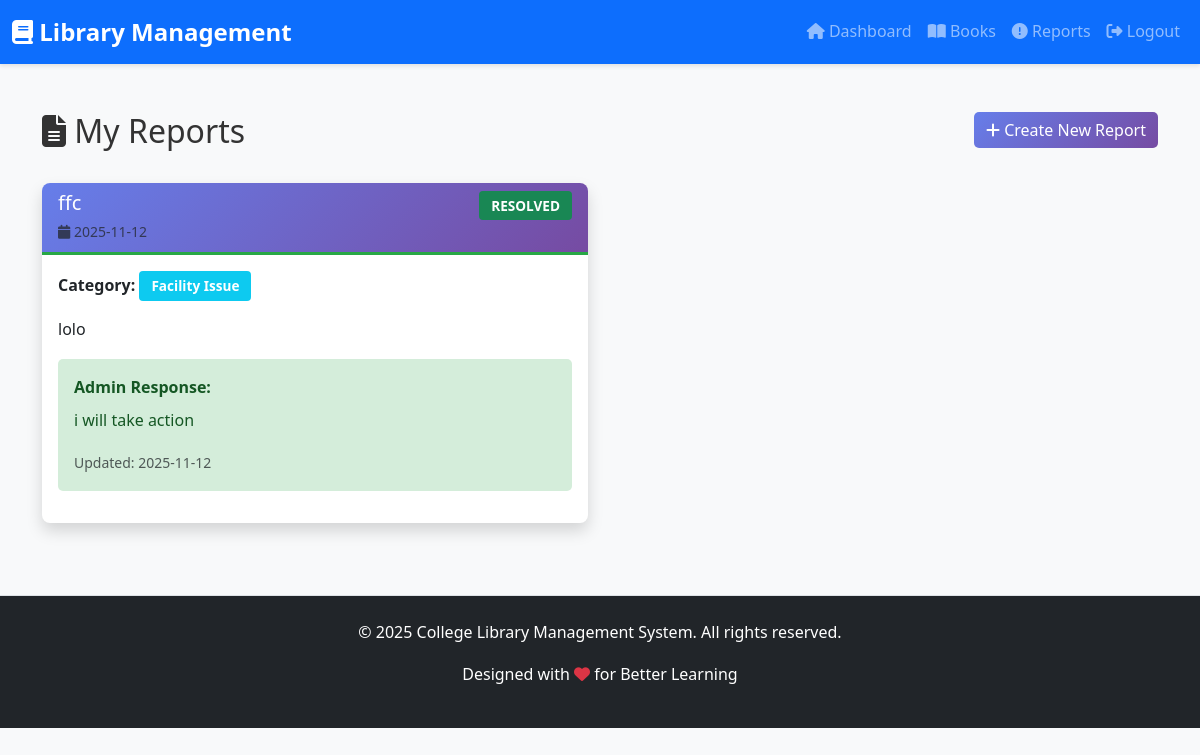
/student/reports (signed in), run on the app's committed database.
### tables this page shows
CREATE TABLE reports (
            id INTEGER PRIMARY KEY AUTOINCREMENT,
            student_id INTEGER,
            title TEXT NOT NULL,
            description TEXT NOT NULL,
            category TEXT NOT NULL,
            status TEXT DEFAULT 'open',
            created_at TIMESTAMP DEFAULT CURRENT_TIMESTAMP,
            updated_at TIMESTAMP,
            response TEXT,
            FOREIGN KEY (student_id) REFERENCES students(id)
        );

### app.py (the view)
@app.route('/student/reports')
@login_required
def view_reports():
    if session.get('user_type') != 'student':
        return redirect(url_for('student_login'))
    conn = get_db()
    cursor = conn.cursor()
    cursor.execute('''
        SELECT * FROM reports WHERE student_id = ? ORDER BY created_at DESC
    ''', (session['user_id'],))
    reports = cursor.fetchall()
    conn.close()
    return render_template('student_reports.html', reports=reports)

### app.py (called while the page is built)
def get_db():
    conn = sqlite3.connect(DATABASE)
    conn.row_factory = sqlite3.Row
    return conn

def login_required(f):
    @wraps(f)
    def decorated_function(*args, **kwargs):
        if 'user_id' not in session:
            flash('Please login first', 'danger')
            return redirect(url_for('login'))
        return f(*args, **kwargs)
    return decorated_function

### templates/student_reports.html (shortened to what this page needs)
{% extends "base.html" %}
{% block content %}
<div class="container my-5">
    <div class="row mb-4">
        <div class="col-md-8">
            <h2><i class="fas fa-file-alt"></i> My Reports</h2>
        </div>
        <div class="col-md-4 text-end">
            <a href="{{ url_for('create_report') }}" class="btn btn-primary">
                <i class="fas fa-plus"></i> Create New Report
            </a>
        </div>
    </div>
    {% if reports %}
        <div class="row">
            {% for report in reports %}
                <div class="col-md-6 mb-4">
                    <div class="card shadow">
                        <div class="card-header report-header-{% if report['status'] == 'open' %}open{% elif report['status'] == 'in_progress' %}progress{% else %}resolved{% endif %}" style="border-bottom: 3px solid;">
                            <div class="d-flex justify-content-between align-items-start">
                                <div>
                                    <h5 class="card-title mb-1">{{ report['title'] }}</h5>
                                    <small class="text-muted">
                                        <i class="fas fa-calendar"></i> {{ report['created_at'][:10] }}
                                    </small>
                                </div>
                                <span class="badge bg-{% if report['status'] == 'open' %}danger{% elif report['status'] == 'in_progress' %}warning{% else %}success{% endif %}">
                                    {{ report['status']|upper|replace('_', ' ') }}
                                </span>
                            </div>
                        </div>
                        <div class="card-body">
                            <p class="card-text"><strong>Category:</strong> <span class="badge bg-info">{{ report['category'] }}</span></p>
                            <p class="card-text">{{ report['description'] }}</p>
                            {% if report['response'] %}
                                <div class="alert alert-success mt-3">
                                    <strong>Admin Response:</strong>
                                    <p class="mt-2">{{ report['response'] }}</p>
                                    <small class="text-muted">Updated: {{ report['updated_at'][:10] }}</small>
                                </div>
                            {% else %}
                                <div class="alert alert-warning mt-3">
                                    <small>Waiting for admin response...</small>
                                </div>
                            {% endif %}
                        </div>
                    </div>
                </div>
            {% endfor %}
        </div>
    {% else %}
        <div class="alert alert-info text-center py-5">
            <i class="fas fa-file-alt fa-3x mb-3"></i>
            <p>You haven't submitted any reports yet.</p>
            <a href="{{ url_for('create_report') }}" class="btn btn-primary">Create First Report</a>
        </div>
    {% endif %}
</div>
{% endblock %}

### static/css/style.css (style rules this page uses)
:root { --primary-color: #667eea; --secondary-color: #764ba2; --success-color: #28a745; --danger-color: #dc3545; --warning-color: #ffc107; --info-color: #17a2b8; }
body { font-family: 'Segoe UI', Tahoma, Geneva, Verdana, sans-serif; line-height: 1.6; color: #333; background-color: #f8f9fa; }
.card { border: none; border-radius: 8px; transition: all 0.3s ease; }
.card-header { background: linear-gradient(135deg, #667eea 0%, #764ba2 100%); color: white; border-radius: 8px 8px 0 0 !important; }
.btn { border-radius: 5px; font-weight: 500; transition: all 0.3s ease; }
.btn-primary { background: linear-gradient(135deg, #667eea 0%, #764ba2 100%); border: none; }
.alert { border-radius: 5px; border: none; }
.alert-success { background-color: #d4edda; color: #155724; }
.badge { padding: 0.5rem 0.75rem; font-size: 0.85rem; border-radius: 4px; }
.shadow { box-shadow: 0 0.5rem 1rem rgba(0, 0, 0, 0.15) !important; }
.report-header-resolved { border-bottom-color: #28a745 !important; }

### data on the page
reports: title "ffc", created_at "2025-11-12", status "RESOLVED", category "Facility Issue", description "lolo", response "i will take action", updated_at "2025-11-12"
